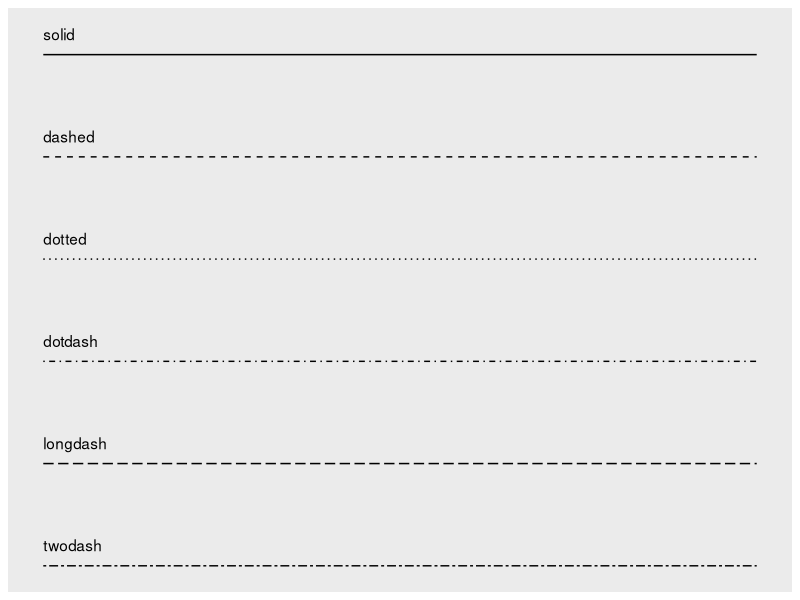
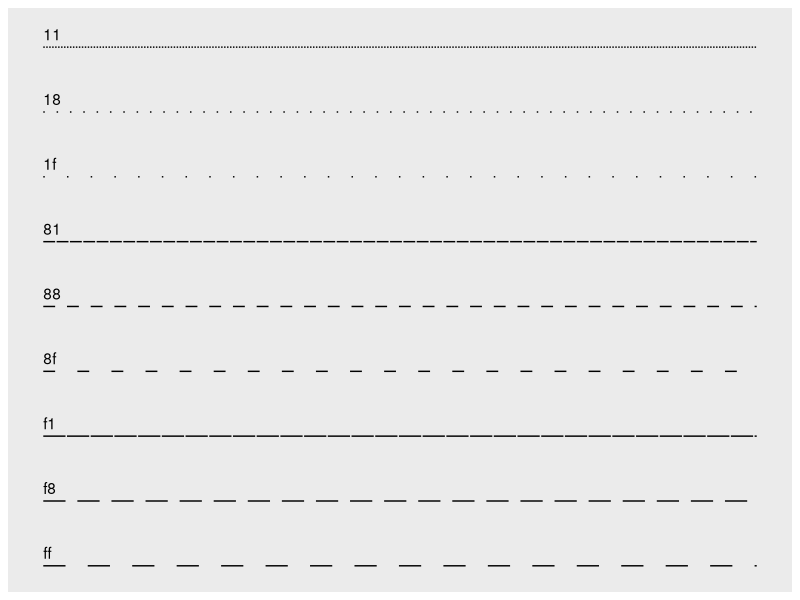
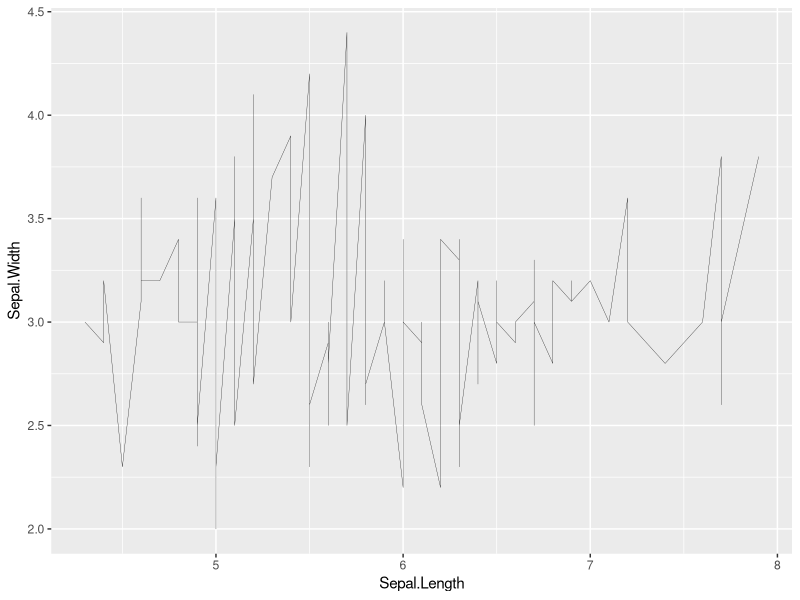
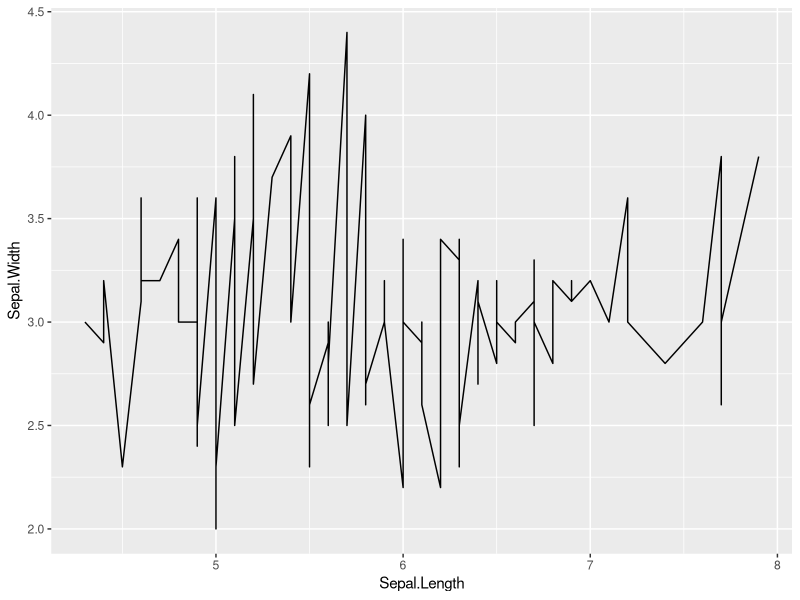
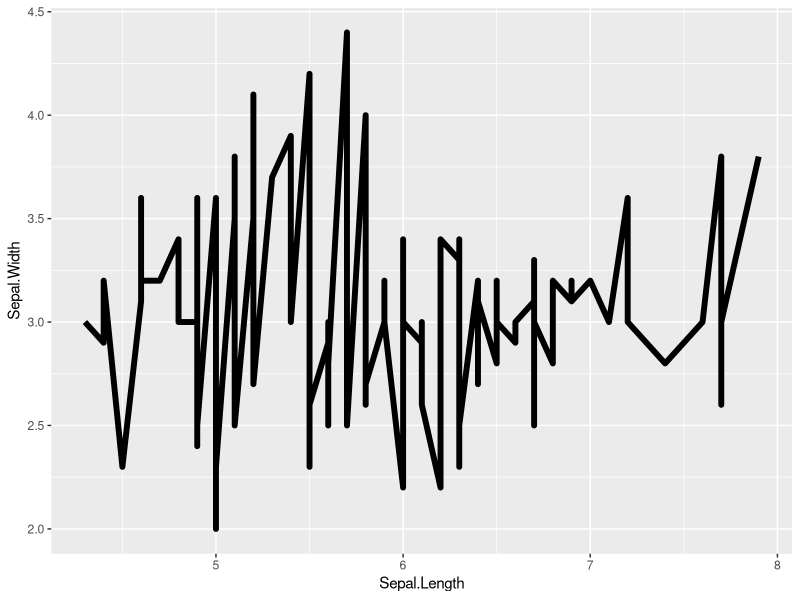
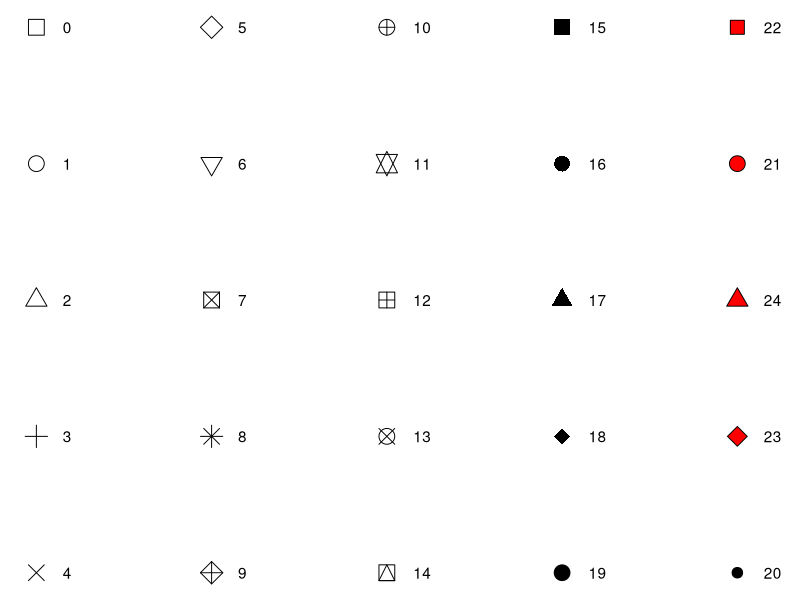
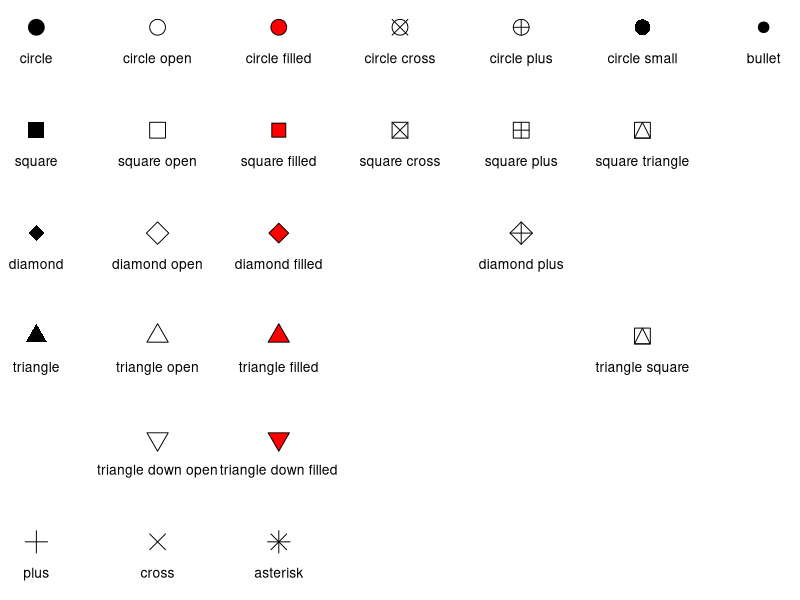
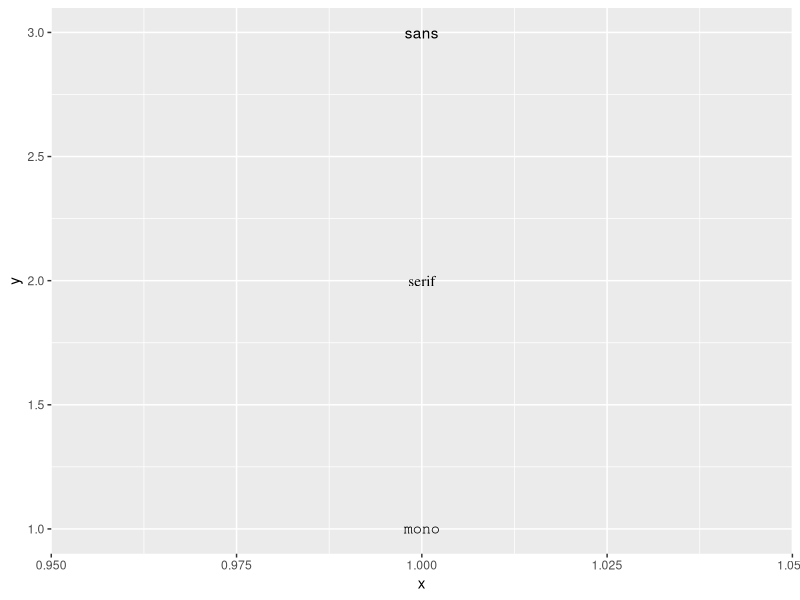

These charts were generated, in order, by the following R code:
## ---- chunk 1
knitr::opts_chunk$set(echo = TRUE)
## ---- chunk 2
 cat("颜色可以是英文单词colors()，可以是rgb,rgb()可以是数字1表示的颜色是colors()[1]，可以是颜色十六进制代码Hex code：#69b3a2\n")
## ---- chunk 3
library(ggplot2)
lty <- c("solid", "dashed", "dotted", "dotdash", "longdash", "twodash")
linetypes <- data.frame(
  y = seq_along(lty),
  lty = lty
) 
ggplot(linetypes, aes(0, y)) + 
  geom_segment(aes(xend = 5, yend = y, linetype = lty)) + 
  scale_linetype_identity() + 
  geom_text(aes(label = lty), hjust = 0, nudge_y = 0.2) +
  scale_x_continuous(NULL, breaks = NULL) + 
  scale_y_reverse(NULL, breaks = NULL)
## ---- chunk 4
lty <- c("11", "18", "1f", "81", "88", "8f", "f1", "f8", "ff")
linetypes <- data.frame(
  y = seq_along(lty),
  lty = lty
) 
ggplot(linetypes, aes(0, y)) + 
  geom_segment(aes(xend = 5, yend = y, linetype = lty)) + 
  scale_linetype_identity() + 
  geom_text(aes(label = lty), hjust = 0, nudge_y = 0.2) +
  scale_x_continuous(NULL, breaks = NULL) + 
  scale_y_reverse(NULL, breaks = NULL)
## ---- chunk 5
ggplot(iris,aes(Sepal.Length,Sepal.Width))+geom_line(lwd=0.1)
ggplot(iris,aes(Sepal.Length,Sepal.Width))+geom_line(lwd= 0.5)

ggplot(iris,aes(Sepal.Length,Sepal.Width))+geom_line(linewidth= 2)
## ---- chunk 6
shapes <- data.frame(
  shape = c(0:19, 22, 21, 24, 23, 20),
  x = 0:24 %/% 5,
  y = -(0:24 %% 5)
)
ggplot(shapes, aes(x, y)) + 
  geom_point(aes(shape = shape), size = 5, fill = "red") +
  geom_text(aes(label = shape), hjust = 0, nudge_x = 0.15) +
  scale_shape_identity() +
  expand_limits(x = 4.1) +
  theme_void()
## ---- chunk 7
shape_names <- c(
  "circle", paste("circle", c("open", "filled", "cross", "plus", "small")), "bullet",
  "square", paste("square", c("open", "filled", "cross", "plus", "triangle")),
  "diamond", paste("diamond", c("open", "filled", "plus")),
  "triangle", paste("triangle", c("open", "filled", "square")),
  paste("triangle down", c("open", "filled")),
  "plus", "cross", "asterisk"
)

shapes <- data.frame(
  shape_names = shape_names,
  x = c(1:7, 1:6, 1:3, 5, 1:3, 6, 2:3, 1:3),
  y = -rep(1:6, c(7, 6, 4, 4, 2, 3))
)

ggplot(shapes, aes(x, y)) +
  geom_point(aes(shape = shape_names), fill = "red", size = 5) +
  geom_text(aes(label = shape_names), nudge_y = -0.3, size = 3.5) +
  scale_shape_identity() +
  theme_void()
## ---- chunk 8
df <- data.frame(x = 1, y = 3:1, family = c("sans", "serif", "mono"))
ggplot(df, aes(x, y)) + 
  geom_text(aes(label = family, family = family))
## ---- chunk 9
df <- data.frame(x = 1:4, fontface = c("plain", "bold", "italic", "bold.italic"))
ggplot(df, aes(1, x)) + 
  geom_text(aes(label = fontface, fontface = fontface))
## ---- chunk 10
df <- data.frame(x = 1:4, fontface = c("plain", "bold", "italic", "bold.italic"),size=1:4)
ggplot(df, aes(1, x)) + 
  geom_text(aes(label = fontface, fontface = fontface,size=size))
## ---- chunk 11
just <- expand.grid(hjust = c(0, 0.5, 1), vjust = c(0, 0.5, 1))
just$label <- paste0(just$hjust, ", ", just$vjust)

ggplot(just, aes(hjust, vjust)) +
  geom_point(colour = "grey70", size = 5) + 
  geom_text(aes(label = label, hjust = hjust, vjust = vjust))
